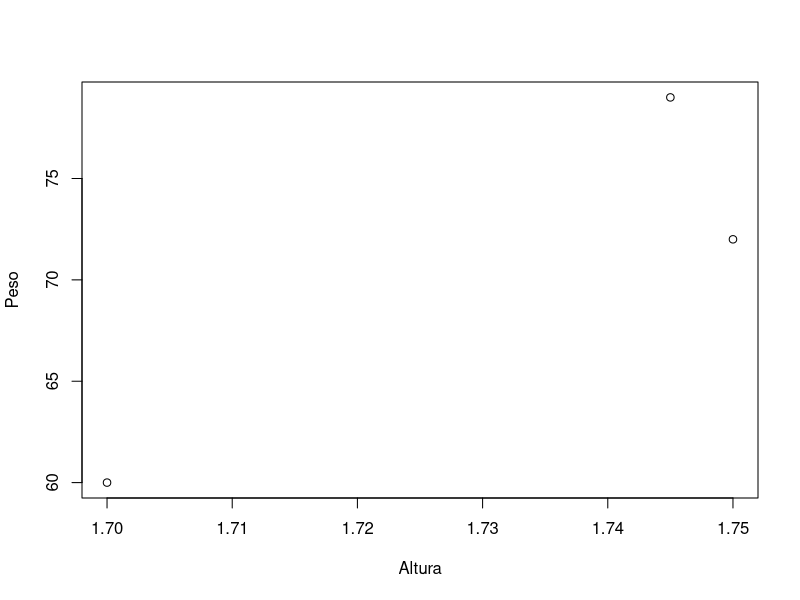

Here is the R script that generated this plot: (Note: this script raises an error after producing the figure.)
Altura=c(1.745, 1.75, 1.70); Altura
Peso=c(79,72,60)
plot(Altura, Peso)
cor(Altura, Peso, method="spearman")
cor(sample(Altura), Peso, method="spearman")
cor(sample(Altura), Peso, method="spearman")
cor(sample(Altura), Peso, method="spearman")

cor.test(Altura,Peso)

###########


# Matriz A: dist�ncias entre as localiza��es

sim1 <- grf(50, mean=20, cov.pars=c(0.5, 0.8))
x=sim1$coords[,1]; x
y=sim1$coords[,2]; y
z=sim1$data; z
sim1
n=length(x); n

sim=as.geodata(sim1)
plot(sim)

plot(sim1)

# Matriz L: matriz dos pontos (xi,yi)
L=matrix(c(x,y), n, 2)
L

# Calcular n (n�mero de pares (xi,yi)): ordem da matriz sim�trica A (matriz
# das dist�ncias das localiza��es)

n=nrow(L)
n

# Antes de encontrar a matriz A, cria-se uma matriz nula A

A=matrix(c(rep(0)),n,n)
# dependendo da vers�o do R, pode ser A=matrix(c(0),n,n)

for (i in 1:n) {
  for (j in 1:n) {
    if (i==j) {
      A[i,j]=0 }
    else {
      A[i,j]=sqrt((L[i,1]-L[j,1])^2+(L[i,2]-L[j,2])^2) }
  } }

A

# Matriz B: matriz das dist�ncias entre as repostas

# Matriz Z: cont�m as respostas

Z=matrix(c(z),n,1)
Z

# Calcula-se m (n�mero de observa��es de Z): ordem da matriz sim�trica B

m=nrow(Z)
m

# Como em A, antes de encontrar a matriz B, cria-se uma matriz nula B

B=matrix(c(rep(0)),m,m)
# dependendo da vers�o do R, pode ser B=matrix(c(0), m,m)

for (i in 1:m) {
  for (j in 1:m) {
    if (i==j) {
      B[i,j]=0 }
    else {
      B[i,j]=sqrt((Z[i,1]-Z[j,1])^2) }
  } }

B

A1=matrix(c(A),n,1)
B1=matrix(c(B),m,1)
A1
B1

cor(A1,B1,method='pearson')

# Teste de Mantel

proc=function(q){
  # Lendo os dados
  
  aux=NULL
  # Teste de aleatoriza��o
  for (i in 1:q){
    A1.al=sample(A1)
    correlAl=cor(A1.al,B1, method="pearson")  
    if (abs(correlAl)>=abs(cor(A1,B1, method="pearson")))
      aux[i]=1
    else aux[i]=0
  }
  pvalor=mean(aux)
  pvalor
  
}

proc(10000)



